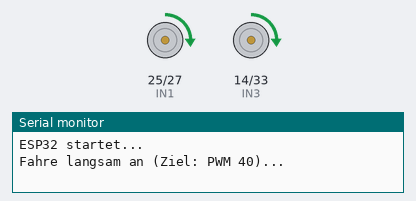
This sketch was run on a simulated ESP32. On the bench: motor-driver pin pairs drawn as motors (green arrow = first pin HIGH = forward, orange = second pin HIGH = backward, longer = more drive, scaled by the enable pin), the last lines printed to the serial monitor.

Above: at 2.5 s.
At 5.5 s:
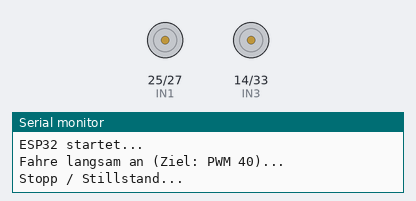
Timing chart, 0 to 8.8 s (numbered marks = the images above):
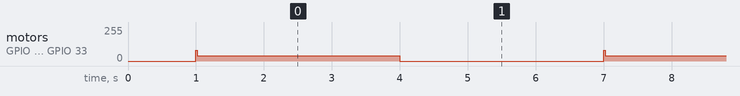

The sketch:

Kickstart.ino
```cpp
/*
  Self-Balancing Robot - ESP32
  Motorsteuerung austesten mit zeitgesteuertem Kickstart

  L298N Wiring
  ENA  -> GPIO26
  IN1  -> GPIO25
  IN2  -> GPIO27
  IN3  -> GPIO14
  IN4  -> GPIO33
  ENB  -> GPIO32
*/

// =======================================================
// Motor Pins
// =======================================================
const int ENA = 26;
const int IN1 = 25;
const int IN2 = 27;

const int IN3 = 14;
const int IN4 = 33;
const int ENB = 32;

// =======================================================
// Steuerungsparameter
// =======================================================
// Steuerungsparameter - hohes Drehmoment
const int PWM_FREQ       = 255;     // Niedrige Frequenz für besseres Drehmoment am L298N
const int PWM_RESOLUTION = 8;       // 0-255
const int MIN_START_PWM  = 80;      // Die Grenze, ab der sich der Motor sicher bewegt
const int MAX_PWM        = 255;

// Motor-Trimm-Faktoren
const float TRIM_LEFT  = 1.00f;
const float TRIM_RIGHT = 1.00f;

// =======================================================
// KICKSTART-PARAMETER & VARIABLEN
// =======================================================
// Wie viele Schleifendurchläufe der Kickstart-Impuls gehalten werden soll.
// Bei einer sehr schnellen Loop (z.B. delay(2)) entsprechen 10 Zyklen etwa 30ms.
const int KICKSTART_CYCLES = 10;

// Die Zähler für beide Motoren, um die Impulsdauer im Auge zu behalten
int kickCounterLeft = 0;
int kickCounterRight = 0;

// =======================================================
// MOTOR FUNKTIONEN
// =======================================================
// Der Funktion übergeben wir den Zähler als Referenz (&), damit sie ihn verändern kann
void setMotor(int ena, int in1, int in2, int command, int &kickCounter) {
  command = constrain(command, -255, 255);
  int pwm = abs(command);

  // Wenn der Motor laut Regler/Code komplett stehen soll
  if (pwm == 0) {
    digitalWrite(in1, LOW);
    digitalWrite(in2, LOW);
    ledcWrite(ena, 0);
    kickCounter = 0; // Bereit machen für den nächsten Start aus dem Stand
    return;
  }

  // --- HIER STECKT DEINE KICKSTART-LOGIK ---
  // Wenn der Ziel-PWM-Wert kleiner als die Losbrechschwelle (70) ist:
  if (pwm < MIN_START_PWM) {
    if (kickCounter < KICKSTART_CYCLES) {
      // Phase A: Er kriegt für X Schleifen den vollen Tritt (MIN_START_PWM = 70)
      pwm = MIN_START_PWM;
      kickCounter++;
    } else {
      // Phase B: Die Zeit ist abgelaufen, wir fallen auf deinen echten, kleineren Wert ab
      pwm = pwm;
    }
  } else {
    // Wenn der Wert ohnehin >= 70 ist, dreht sich der Motor sowieso. Kein Kickstart nötig.
    kickCounter = 0;
  }
  // ----------------------------------------

  pwm = constrain(pwm, 0, MAX_PWM);

  // Richtung bestimmen
  if (command > 0) {
    digitalWrite(in1, HIGH);
    digitalWrite(in2, LOW);
  } else if (command < 0) {
    digitalWrite(in1, LOW);
    digitalWrite(in2, HIGH);
  } else {
    digitalWrite(in1, LOW);
    digitalWrite(in2, LOW);
    pwm = 0;
  }

  ledcWrite(ena, pwm);
}

void setMotors(int command) {
  int commandLeft  = (int)(command * TRIM_LEFT);
  int commandRight = (int)(command * TRIM_RIGHT);

  // Wir reichen die Zähler-Variablen für beide Seiten an die Einzelsteuerung weiter
  setMotor(ENA, IN1, IN2, commandLeft, kickCounterLeft);
  setMotor(ENB, IN3, IN4, commandRight, kickCounterRight);
}

void stopMotors() {
  setMotors(0);
}

// =======================================================
// SETUP
// =======================================================
void setup() {
  Serial.begin(115200);
  delay(1000);
  Serial.println("ESP32 startet...");

  pinMode(IN1, OUTPUT);
  pinMode(IN2, OUTPUT);
  pinMode(IN3, OUTPUT);
  pinMode(IN4, OUTPUT);

  ledcAttach(ENA, PWM_FREQ, PWM_RESOLUTION);
  ledcAttach(ENB, PWM_FREQ, PWM_RESOLUTION);

  stopMotors();
}

// =======================================================
// MAIN LOOP (Intervall-Test)
// =======================================================
void loop() {
  // Test 1: Wir fordern einen Wert UNTERHALB von MIN_START_PWM (z.B. 40)
  // Der Motor sollte jetzt kurz mit 70 anrucken und danach auf 40 abfallen.
  Serial.println("Fahre langsam an (Ziel: PWM 40)...");
  unsigned long startTime = millis();
  while (millis() - startTime < 3000) {
    setMotors(40); // Hier testen wir deinen Wunschwert von 40
    delay(2);      // Entspricht deinem schnellen Takt beim Balancieren
  }

  // Test 2: Vollständiger Stopp für 3 Sekunden, damit die Zähler sich resetten
  Serial.println("Stopp / Stillstand...");
  startTime = millis();
  while (millis() - startTime < 3000) {
    stopMotors();
    delay(2);
  }
}
```

Measured:
- by itself, motor on GPIO 25 (IN1) / GPIO 27 (IN2), motor on GPIO 14 (IN3) / GPIO 33 (IN4): repeats every 6.0 s: forward 40/255 3.0 s, stopped 3.0 s, forward 80/255 0.02 s
